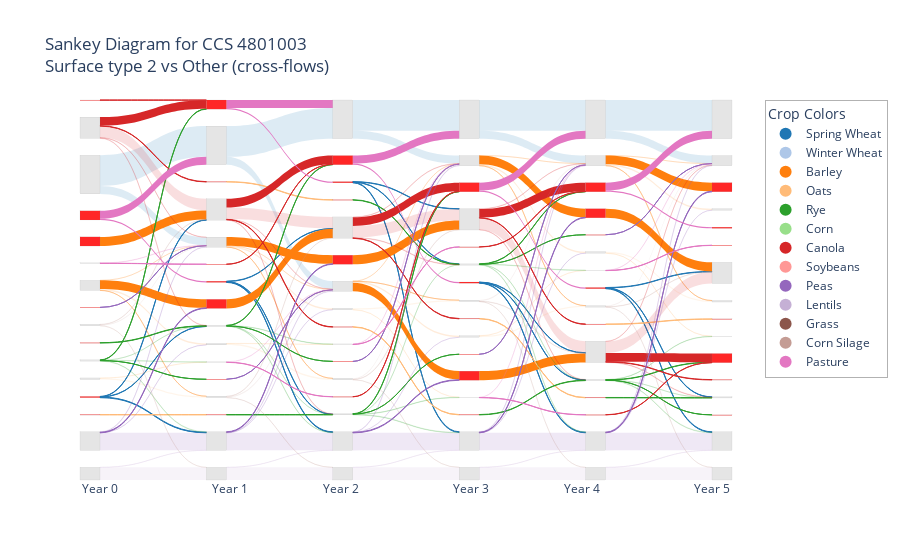

The code cell stored with this chart in its notebook:
### Code cell
import plotly.graph_objects as go
import matplotlib.pyplot as plt

def build_sankey_focus_size(ccs_choice, s_focus, x, Crops, K, S):
    """
    Sankey diagram with:
    - Surface type 2 vs other
    - Cross flows allowed
    - Crop colors for type 2, grey for other
    - Years along x-axis
    """

    # -----------------------------
    # 1. COLOR MAPS
    # -----------------------------
    cmap = plt.get_cmap("tab20")
    crop_colors = {crop: cmap(i % 20) for i, crop in enumerate(Crops)}
    other_color = "rgba(180,180,180,0.35)"

    # -----------------------------
    # 2. BUILD NODES
    # -----------------------------
    nodes = []
    node_idx = {}
    node_x = []
    node_y = []
    idx = 0

    # Map years to x positions [0,1]
    year_pos = {k: i / (len(K)-1) for i, k in enumerate(K)}

    node_colors = []

    for k in K:
        for crop in Crops:
            # Type 2 node
            nodes.append("")
            node_idx[(crop, k, "type2")] = idx
            node_x.append(year_pos[k])
            node_y.append(None)  # vertical auto
            idx += 1
            node_colors.append("rgba(255,0,0,0.85)")

            # Other node
            nodes.append("")
            node_idx[(crop, k, "other")] = idx
            node_x.append(year_pos[k])
            node_y.append(None)
            idx += 1
            node_colors.append("rgba(180,180,180,0.35)")

    # -----------------------------
    # 3. BUILD LINKS
    # -----------------------------
    sources, targets, values, colors, labels = [], [], [], [], []

    for k_idx, k in enumerate(K[:-1]):
        next_k = K[k_idx + 1]

        for j, crop_j in enumerate(Crops):
            for l, crop_l in enumerate(Crops):
                for s_src in S:
                    for s_tgt in S:
                        flow = x[ccs_choice, j, s_src, l, s_tgt, k_idx].X * Surface[s_src]
                        if flow < 0.00001:
                            continue

                        src_cat = "type2" if s_src == s_focus else "other"
                        tgt_cat = "type2" if s_tgt == s_focus else "other"

                        sources.append(node_idx[(crop_j, k, src_cat)])
                        targets.append(node_idx[(crop_l, next_k, tgt_cat)])
                        values.append(flow)

                        # Link color
                        if src_cat == "type2" or tgt_cat == "type2":
                            r, g, b, a = crop_colors[crop_j]
                            colors.append(f"rgba({int(r*255)}, {int(g*255)}, {int(b*255)}, {a})")
                        else:
                            r, g, b, a = crop_colors[crop_j]
                            colors.append(f"rgba({int(r*255)}, {int(g*255)}, {int(b*255)}, 0.15)")

                        # Labels: only if type2 involved
                        if src_cat == "type2" or tgt_cat == "type2":
                            labels.append(f"{crop_j} → {crop_l} (type2 flow)")
                        else:
                            labels.append("")

    # -----------------------------
    # 4. CREATE FIGURE
    # -----------------------------
    fig = go.Figure(data=[go.Sankey(
        node=dict(
            pad=20,
            thickness=20,
            label=nodes,
            color=node_colors,
            line=dict(
                color="grey",          # border color
                width=0.1               # border thickness in pixels
            ),
            x=node_x,
            y=node_y
        ),
        link=dict(
            source=sources,
            target=targets,
            value=values,
            color=colors,
            label=labels,
            hovertemplate="%{label}<br>Flow: %{value}<extra></extra>"
        )
    )])

    # -----------------------------
    # 5. CUSTOM LEGEND FOR CROPS
    # -----------------------------
    legend_traces = []
    for crop in Crops:
        r, g, b, a = crop_colors[crop]
        legend_traces.append(go.Scatter(
            x=[None], y=[None],
            mode='markers',
            marker=dict(size=15, color=f"rgba({int(r*255)}, {int(g*255)}, {int(b*255)}, {a})"),
            showlegend=True,
            name=crop
        ))

    for trace in legend_traces:
        fig.add_trace(trace)

    # -----------------------------
    # 6. ANNOTATIONS FOR YEARS (X-AXIS)
    # -----------------------------
    annotations = []
    for k, x_pos in year_pos.items():
        annotations.append(dict(
            x=x_pos,
            y=-0.05,  # below nodes
            xref="paper",
            yref="paper",
            text=f"Year {k}",
            showarrow=False,
            font=dict(size=12)
        ))

    # -----------------------------
    # 7. LAYOUT
    # -----------------------------
    fig.update_layout(
        title=f"Sankey Diagram for CCS {ccs_choice}<br>Surface type 2 vs Other (cross-flows)",
        font_size=12,
        height=900,
        plot_bgcolor='rgba(0,0,0,0)',
        xaxis=dict(showgrid=False, zeroline=False, visible=False),
        yaxis=dict(showgrid=False, zeroline=False, visible=False),
        annotations=annotations,
        legend=dict(
            title="Crop Colors",
            x=1.05,
            y=1.0,
            bordercolor="rgba(0,0,0,0.3)",
            borderwidth=1,
            itemsizing="constant",
            font=dict(size=12)
        )
    )

    fig.show()


# ---------------------------
# Example Use
# ---------------------------
ccs_choice = CCSUID[0]
s_focus = S[2]  # surface type 2
build_sankey_focus_size(ccs_choice, s_focus, x, Crops, K, S)

### Figure 1 — Plotly figure (JSON) as saved in the notebook; plotly's stock layout.template omitted (floating-point values rounded to 4 significant figures; data arrays with more than 128 entries replaced by an {"elided": "..."} marker saying what was removed)
{"data": [{"link": {"color": {"elided": "200 str values"}, "hovertemplate": "%{label}<br>Flow: %{value}<extra></extra>", "label": {"elided": "200 str values"}, "source": {"elided": "200 int values"}, "target": {"elided": "200 int values"}, "value": {"elided": "200 float values"}}, "node": {"color": {"elided": "156 str values"}, "label": {"elided": "156 str values"}, "line": {"color": "grey", "width": 0.1}, "pad": 20, "thickness": 20, "x": {"elided": "156 float values"}, "y": {"elided": "156 null values"}}, "type": "sankey"}, {"marker": {"color": "rgba(31, 119, 180, 1.0)", "size": 15}, "mode": "markers", "name": "Spring Wheat", "showlegend": true, "type": "scatter", "x": [null], "y": [null]}, {"marker": {"color": "rgba(174, 199, 232, 1.0)", "size": 15}, "mode": "markers", "name": "Winter Wheat", "showlegend": true, "type": "scatter", "x": [null], "y": [null]}, {"marker": {"color": "rgba(255, 127, 14, 1.0)", "size": 15}, "mode": "markers", "name": "Barley", "showlegend": true, "type": "scatter", "x": [null], "y": [null]}, {"marker": {"color": "rgba(255, 187, 120, 1.0)", "size": 15}, "mode": "markers", "name": "Oats", "showlegend": true, "type": "scatter", "x": [null], "y": [null]}, {"marker": {"color": "rgba(44, 160, 44, 1.0)", "size": 15}, "mode": "markers", "name": "Rye", "showlegend": true, "type": "scatter", "x": [null], "y": [null]}, {"marker": {"color": "rgba(152, 223, 138, 1.0)", "size": 15}, "mode": "markers", "name": "Corn", "showlegend": true, "type": "scatter", "x": [null], "y": [null]}, {"marker": {"color": "rgba(214, 39, 40, 1.0)", "size": 15}, "mode": "markers", "name": "Canola", "showlegend": true, "type": "scatter", "x": [null], "y": [null]}, {"marker": {"color": "rgba(255, 152, 150, 1.0)", "size": 15}, "mode": "markers", "name": "Soybeans", "showlegend": true, "type": "scatter", "x": [null], "y": [null]}, {"marker": {"color": "rgba(148, 103, 189, 1.0)", "size": 15}, "mode": "markers", "name": "Peas", "showlegend": true, "type": "scatter", "x": [null], "y": [null]}, {"marker": {"color": "rgba(197, 176, 213, 1.0)", "size": 15}, "mode": "markers", "name": "Lentils", "showlegend": true, "type": "scatter", "x": [null], "y": [null]}, {"marker": {"color": "rgba(140, 86, 75, 1.0)", "size": 15}, "mode": "markers", "name": "Grass", "showlegend": true, "type": "scatter", "x": [null], "y": [null]}, {"marker": {"color": "rgba(196, 156, 148, 1.0)", "size": 15}, "mode": "markers", "name": "Corn Silage", "showlegend": true, "type": "scatter", "x": [null], "y": [null]}, {"marker": {"color": "rgba(227, 119, 194, 1.0)", "size": 15}, "mode": "markers", "name": "Pasture", "showlegend": true, "type": "scatter", "x": [null], "y": [null]}], "layout": {"annotations": [{"font": {"size": 12}, "showarrow": false, "text": "Year 0", "x": 0, "xref": "paper", "y": -0.05, "yref": "paper"}, {"font": {"size": 12}, "showarrow": false, "text": "Year 1", "x": 0.2, "xref": "paper", "y": -0.05, "yref": "paper"}, {"font": {"size": 12}, "showarrow": false, "text": "Year 2", "x": 0.4, "xref": "paper", "y": -0.05, "yref": "paper"}, {"font": {"size": 12}, "showarrow": false, "text": "Year 3", "x": 0.6, "xref": "paper", "y": -0.05, "yref": "paper"}, {"font": {"size": 12}, "showarrow": false, "text": "Year 4", "x": 0.8, "xref": "paper", "y": -0.05, "yref": "paper"}, {"font": {"size": 12}, "showarrow": false, "text": "Year 5", "x": 1, "xref": "paper", "y": -0.05, "yref": "paper"}], "autosize": true, "font": {"size": 12}, "legend": {"bordercolor": "rgba(0, 0, 0, 0.3)", "borderwidth": 1, "font": {"size": 12}, "itemsizing": "constant", "title": {"text": "Crop Colors"}, "x": 1.05, "y": 1}, "plot_bgcolor": "rgba(0, 0, 0, 0)", "title": {"text": "Sankey Diagram for CCS 4801003<br>Surface type 2 vs Other (cross-flows)"}, "xaxis": {"autorange": true, "range": [-1, 6], "showgrid": false, "visible": false, "zeroline": false}, "yaxis": {"autorange": true, "range": [-1, 4], "showgrid": false, "visible": false, "zeroline": false}}}
